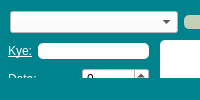
<?xml version="1.0" encoding="UTF-8"?>
<ui version="4.0">
 <class>MainWindow</class>
 <widget class="QMainWindow" name="MainWindow">
  <property name="windowTitle">
   <string>MainWindow</string>
  </property>
  <property name="styleSheet">
   <string notr="true">background-color: #00838D;</string>
  </property>
  <widget class="QWidget" name="centralwidget">
   <widget class="QTextEdit" name="InfoSet">
    <property name="geometry">
     <rect>
      <x>160</x>
      <y>40</y>
      <width>191</width>
      <height>51</height>
     </rect>
    </property>
    <property name="styleSheet">
     <string notr="true">background-color: rgb(255, 255, 255);
border-radius: 5px;
font: 16pt &quot;Small Fonts&quot;;
</string>
    </property>
   </widget>
   <widget class="QTextEdit" name="MainSet">
    <property name="geometry">
     <rect>
      <x>10</x>
      <y>110</y>
      <width>141</width>
      <height>111</height>
     </rect>
    </property>
    <property name="styleSheet">
     <string notr="true">background-color: rgb(255, 255, 255);
border-radius: 5px;
font: 16pt &quot;Small Fonts&quot;;
</string>
    </property>
   </widget>
   <widget class="QTextEdit" name="MainSetValue">
    <property name="geometry">
     <rect>
      <x>160</x>
      <y>110</y>
      <width>191</width>
      <height>111</height>
     </rect>
    </property>
    <property name="styleSheet">
     <string notr="true">background-color: rgb(255, 255, 255);
border-radius: 5px;
font: 16pt &quot;Small Fonts&quot;;
</string>
    </property>
   </widget>
   <widget class="Line" name="line">
    <property name="geometry">
     <rect>
      <x>10</x>
      <y>90</y>
      <width>341</width>
      <height>20</height>
     </rect>
    </property>
    <property name="orientation">
     <enum>Qt::Horizontal</enum>
    </property>
   </widget>
   <widget class="QWidget" name="">
    <property name="geometry">
     <rect>
      <x>10</x>
      <y>10</y>
      <width>341</width>
      <height>24</height>
     </rect>
    </property>
    <layout class="QHBoxLayout" name="horizontalLayout">
     <item>
      <widget class="QComboBox" name="comboBox_map">
       <property name="styleSheet">
        <string notr="true">background-color: rgb(255, 255, 255); 
font: 13pt &quot;Small Fonts&quot;;

</string>
       </property>
      </widget>
     </item>
     <item>
      <widget class="QPushButton" name="do_map">
       <property name="styleSheet">
        <string notr="true">background-color: #C0D1B8;
border-radius: 5px;
font: 15pt &quot;MS Serif&quot;;

</string>
       </property>
       <property name="text">
        <string>DO</string>
       </property>
      </widget>
     </item>
    </layout>
   </widget>
   <widget class="QWidget" name="">
    <property name="geometry">
     <rect>
      <x>8</x>
      <y>40</y>
      <width>141</width>
      <height>54</height>
     </rect>
    </property>
    <layout class="QVBoxLayout" name="verticalLayout">
     <item>
      <layout class="QHBoxLayout" name="horizontalLayout_2">
       <item>
        <widget class="QLabel" name="label_2">
         <property name="styleSheet">
          <string notr="true">font: 15pt &quot;MS Serif&quot;;
text-decoration: underline;
color: rgb(255, 255, 255);</string>
         </property>
         <property name="text">
          <string>Kye:</string>
         </property>
        </widget>
       </item>
       <item>
        <widget class="QLineEdit" name="lineEdit_map">
         <property name="styleSheet">
          <string notr="true">background-color: rgb(255, 255, 255);
border-radius: 5px;
font: 16pt &quot;Small Fonts&quot;;
</string>
         </property>
        </widget>
       </item>
      </layout>
     </item>
     <item>
      <layout class="QHBoxLayout" name="horizontalLayout_3">
       <item>
        <widget class="QLabel" name="label">
         <property name="styleSheet">
          <string notr="true">font: 15pt &quot;MS Serif&quot;;
text-decoration: underline;
color: rgb(255, 255, 255);</string>
         </property>
         <property name="text">
          <string>Data:</string>
         </property>
        </widget>
       </item>
       <item>
        <widget class="QSpinBox" name="spinBox_map">
         <property name="styleSheet">
          <string notr="true">background-color: rgb(255, 255, 255); 
font: 13pt &quot;Small Fonts&quot;;

</string>
         </property>
        </widget>
       </item>
      </layout>
     </item>
    </layout>
   </widget>
  </widget>
  <widget class="QMenuBar" name="menubar">
   <property name="geometry">
    <rect>
     <x>0</x>
     <y>0</y>
     <width>361</width>
     <height>17</height>
    </rect>
   </property>
  </widget>
  <widget class="QStatusBar" name="statusbar"/>
 </widget>
 <resources/>
 <connections/>
</ui>
